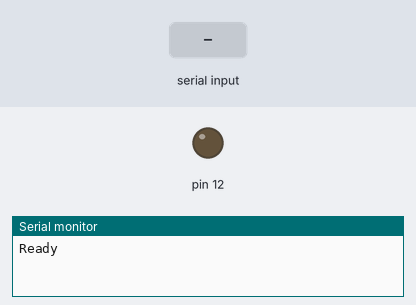
This sketch was run on a simulated Arduino Uno, built with avr-gcc and run on an emulated ATmega328P. Shown: output pins drawn as LEDs (lit = HIGH), the last lines printed to the serial monitor. The test bench sets the inputs (shaded band).

Above: at 1.2 s.
1.3 s: "1" received over Serial
At 1.6 s:
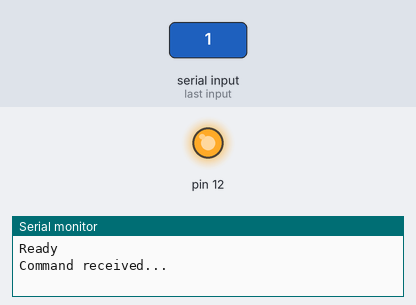
Timing chart, 0 to 4.3 s (numbered marks = the images above; inputs shaded):
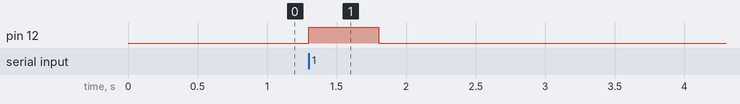

The sketch:

ArduinoSerial.ino
```cpp
void setup() {
  Serial.begin(9600);
  Serial.println("Ready");
  pinMode(12, OUTPUT);
}

void loop() {
  char inByte = ' ';
  if(Serial.available() > 0){
    while (Serial.available() > 0) {
      Serial.read();
    }
    Serial.println("Command received...");
    digitalWrite(12, HIGH);
    delay(500);
    digitalWrite(12, LOW);
    delay(200);
  }
}
```

Measured:
- after the input at 1.3 s, pin 12: LOW → HIGH at once, → LOW 0.50 s later
